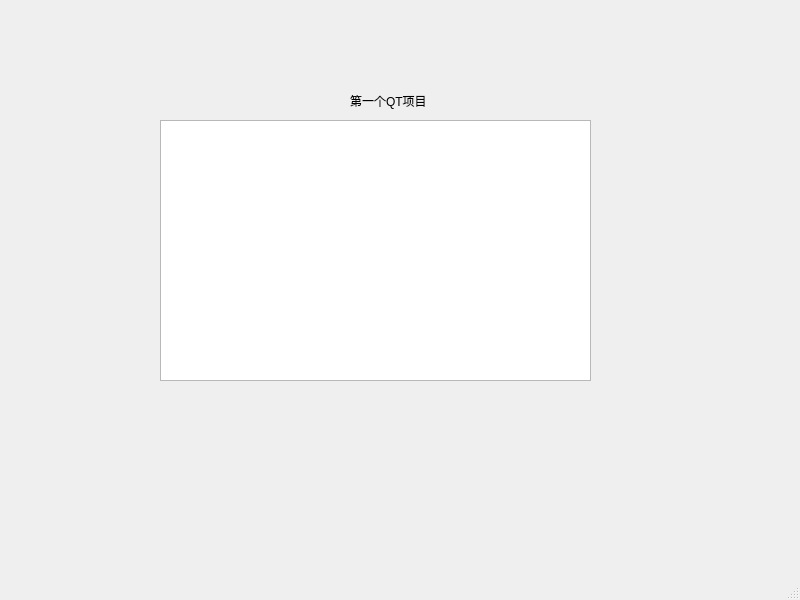
<?xml version="1.0" encoding="UTF-8"?>
<ui version="4.0">
 <class>MainWindow</class>
 <widget class="QMainWindow" name="MainWindow">
  <property name="geometry">
   <rect>
    <x>0</x>
    <y>0</y>
    <width>800</width>
    <height>600</height>
   </rect>
  </property>
  <property name="windowTitle">
   <string>MainWindow</string>
  </property>
  <widget class="QWidget" name="centralwidget">
   <widget class="QLabel" name="label">
    <property name="geometry">
     <rect>
      <x>350</x>
      <y>90</y>
      <width>141</width>
      <height>21</height>
     </rect>
    </property>
    <property name="text">
     <string>第一个QT项目</string>
    </property>
   </widget>
   <widget class="QTextBrowser" name="textBrowser">
    <property name="geometry">
     <rect>
      <x>160</x>
      <y>120</y>
      <width>431</width>
      <height>261</height>
     </rect>
    </property>
   </widget>
  </widget>
  <widget class="QMenuBar" name="menubar">
   <property name="geometry">
    <rect>
     <x>0</x>
     <y>0</y>
     <width>800</width>
     <height>17</height>
    </rect>
   </property>
  </widget>
  <widget class="QStatusBar" name="statusbar"/>
 </widget>
 <resources/>
 <connections/>
</ui>
